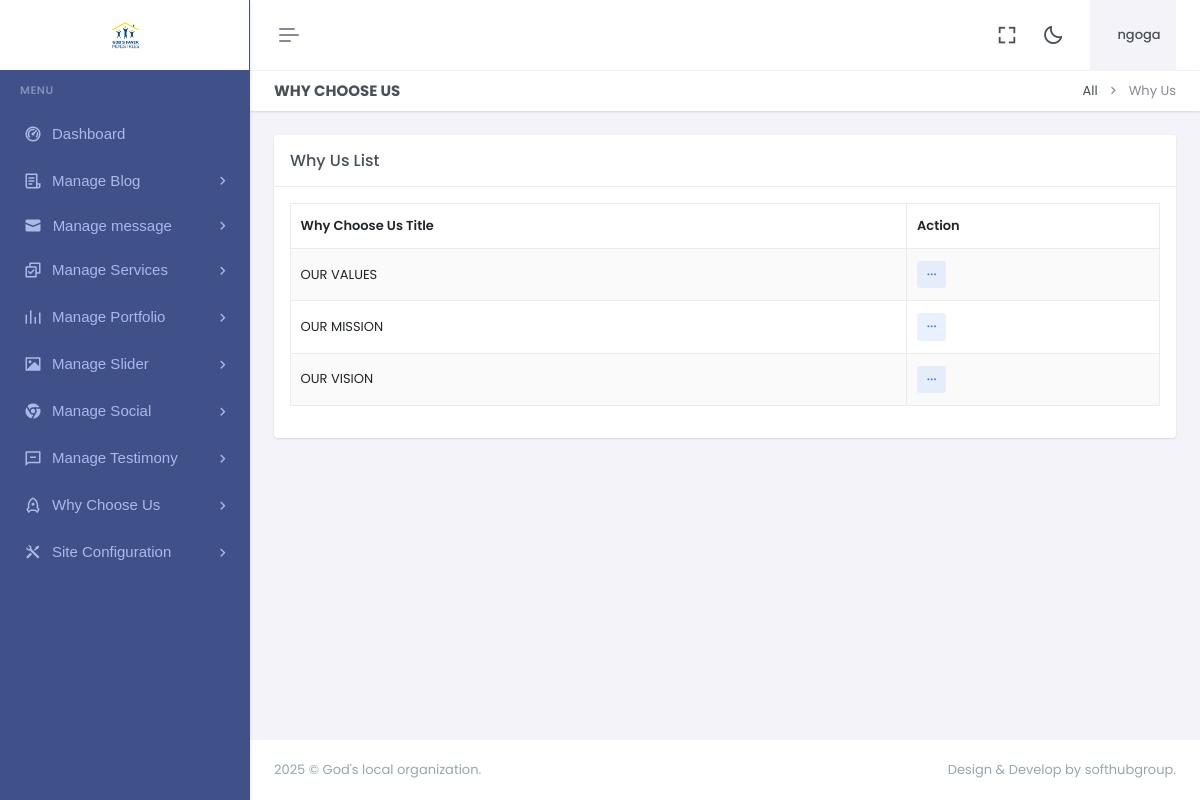
The app's page /dashboard/why-us.php (signed in) with its own data.
### tables this page shows
CREATE TABLE `logo` (
  `id` int(11) NOT NULL,
  `xfile` varchar(1000) NOT NULL,
  `ufile` varchar(1000) NOT NULL,
  `updated_at` timestamp NOT NULL DEFAULT current_timestamp() ON UPDATE current_timestamp()
);

CREATE TABLE `why_us` (
  `id` int(11) NOT NULL,
  `title` varchar(200) NOT NULL,
  `ufile` varchar(10000) NOT NULL,
  `updated_on` timestamp NOT NULL DEFAULT current_timestamp() ON UPDATE current_timestamp()
);

### dashboard/why-us.php (the view)
<?php include"header.php";?>
<?php include"sidebar.php";?>
<div class="main-content">
 <div class="page-content">
       <div class="container-fluid">
                    <div class="row">
                        <div class="col-12">
                            <div class="page-title-box d-sm-flex align-items-center justify-content-between">
                                <h4 class="mb-sm-0">Why Choose Us</h4>
                                <div class="page-title-right">
                                    <ol class="breadcrumb m-0">
                                        <li class="breadcrumb-item"><a href="javascript: void(0);">All</a></li>
                                        <li class="breadcrumb-item active">Why Us</li>
                                    </ol>
                                </div>
                            </div>
                        </div>
                    </div>
                    <div class="row">
                        <div class="col-lg-12">
                            <div class="card">
                                <div class="card-header">
                                    <h5 class="card-title mb-0">Why Us List</h5>
                                </div>
                                <div class="card-body">
                                    <table id="example" class="table table-bordered dt-responsive nowrap table-striped align-middle" style="width:100%">
                                        <thead>
                                            <tr>
                                                <th data-ordering="false">Why Choose Us Title</th>
                                                <th>Action</th>
                                            </tr>
                                        </thead>
                                        <tbody>
                                        <?php
				   $q="SELECT * FROM  why_us ORDER BY id DESC";
 $r123 = mysqli_query($con,$q);
while($ro = mysqli_fetch_array($r123))
{
	$id="$ro[id]";
	$title="$ro[title]";
  print "<tr>
				  <td>
				  $title
				  </td>
          <td>
                                                    <div class='dropdown d-inline-block'>
                                                        <button class='btn btn-soft-secondary btn-sm dropdown' type='button' data-bs-toggle='dropdown' aria-expanded='false'>
                                                            <i class='ri-more-fill align-middle'></i>
                                                        </button>
                                                        <ul class='dropdown-menu dropdown-menu-end'>
                                                            <li>
                                                                <a href='deletewhy.php?id=$id' class='dropdown-item remove-item-btn'>
                                                                    <i class='ri-delete-bin-fill align-bottom me-2 text-muted'></i> Delete
                                                                </a>
                                                            </li>
                                                        </ul>
                                                    </div>
                                                </td>
				  </tr>";
  }
  ?>
                                        </tbody>
                                    </table>
                                </div>
                            </div>
                        </div>
                    </div>
                </div>
            </div>
            <?php include"footer.php";?>

### dashboard/sidebar.php (shortened to what this page needs)
<?php
include"../z_db.php";
?>
<div class="app-menu navbar-menu">
  <div class="navbar-brand-box bg-white">
<?php
    $rr=mysqli_query($con,"SELECT ufile FROM logo");
$r = mysqli_fetch_row($rr);
$ufile = $r[0];
?>
    <a href="dashboard" class="logo logo-light">
      <span class="logo-lg">
        <img src="uploads/logo/<?php print $ufile?>" alt="" height="30">
      </span>
    </a>
  </div>
  <div id="scrollbar">
    <div class="container-fluid">
      <ul class="navbar-nav" id="navbar-nav">
        <li class="menu-title"><span data-key="t-menu">Menu</span></li>
        <li class="nav-item">
                <a href="dashboard" class="nav-link" data-key="t-analytics">  <i class="ri-dashboard-2-line"></i> <span data-key="t-dashboards"> Dashboard </span></a>
              </li>
              <li class="nav-item">
                            <a class="nav-link menu-link" href="#sidebarB" data-bs-toggle="collapse" role="button" aria-expanded="true" aria-controls="sidebarLanding">
                                <i class="ri-file-list-3-line"></i> <span data-key="t-landing">Manage Blog</span>
                            </a>
                        </li>
                        <li class="nav-item">
                            <a class="nav-link menu-link" href="#sidebarM" data-bs-toggle="collapse" role="button" aria-expanded="true" aria-controls="sidebarLanding">
                            <svg xmlns="http://www.w3.org/2000/svg" width="1em" height="1em" viewBox="0 0 20 20">
                                <path fill="currentColor" d="M0 8v8a2 2 0 0 0 2 2h16a2 2 0 0 0 2-2V8l-10 4z"/>
                                <path fill="currentColor" d="M2 2a2 2 0 0 0-2 2v2l10 4l10-4V4a2 2 0 0 0-2-2z"/></svg> <span data-key="t-landing">Manage message</span>
                            </a>
                        </li>
              <li class="nav-item">
                            <a class="nav-link menu-link" href="#sidebarLanding" data-bs-toggle="collapse" role="button" aria-expanded="true" aria-controls="sidebarLanding">
                                <i class="ri-checkbox-multiple-line"></i> <span data-key="t-landing">Manage Services</span>
                            </a>
                        </li>
                        <li class="nav-item">
                            <a class="nav-link menu-link" href="#sidebarPot" data-bs-toggle="collapse" role="button" aria-expanded="true" aria-controls="sidebarLanding">
                                <i class="ri-rhythm-fill"></i> <span data-key="t-landing">Manage Portfolio</span>
                            </a>
                        </li>
                        <li class="nav-item">
                            <a class="nav-link menu-link" href="#sidebarSl" data-bs-toggle="collapse" role="button" aria-expanded="true" aria-controls="sidebarLanding">
                                <i class="ri-image-fill"></i> <span data-key="t-landing">Manage Slider</span>
                            </a>
                        </li>
                        <li class="nav-item">
                            <a class="nav-link menu-link" href="#sidebarX" data-bs-toggle="collapse" role="button" aria-expanded="true" aria-controls="sidebarLanding">
                                <i class="ri-chrome-fill"></i> <span data-key="t-landing">Manage Social</span>
                            </a>
                        </li>
                        <li class="nav-item">
                            <a class="nav-link menu-link" href="#sidebarT" data-bs-toggle="collapse" role="button" aria-expanded="true" aria-controls="sidebarLanding">
                                <i class="ri-message-line"></i> <span data-key="t-landing">Manage Testimony</span>
                            </a>
                        </li>
                        <li class="nav-item">
                            <a class="nav-link menu-link" href="#sidebarW" data-bs-toggle="collapse" role="button" aria-expanded="true" aria-controls="sidebarLanding">
                                <i class="ri-rocket-line"></i> <span data-key="t-landing"> Why Choose Us</span>
                            </a>
                        </li>
                        <li class="nav-item">
                            <a class="nav-link menu-link" href="#sidebarK" data-bs-toggle="collapse" role="button" aria-expanded="true" aria-controls="sidebarLanding">
                                <i class="ri-tools-fill"></i> <span data-key="t-landing"> Site Configuration </span>
                            </a>
                        </li>
      </ul>
    </div>
  </div>
  <div class="sidebar-background"></div>
</div>

### records on screen
logo: ufile (picture)
why_us: title "OUR VALUES"
why_us: title "OUR MISSION"
why_us: title "OUR VISION"

### other values on screen
$username "ngoga"
